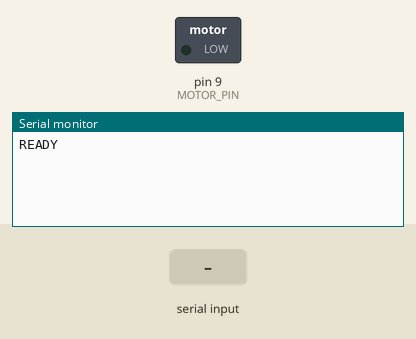
This sketch was run on a simulated Arduino Uno, built with avr-gcc and run on an emulated ATmega328P. On the bench: switched loads named in the sketch (green lamp = pin HIGH), the last lines printed to the serial monitor. The test bench sets the inputs (shaded band).

Above: at 1.2 s.
1.3 s: "PING\n" received over Serial
At 2.5 s:
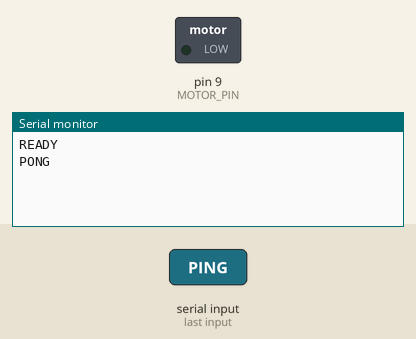
2.8 s: "STOP\n" received over Serial
At 3.7 s:
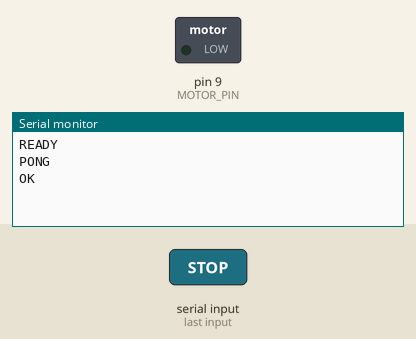
4.3 s: "90,45\n" received over Serial
At 4.9 s:
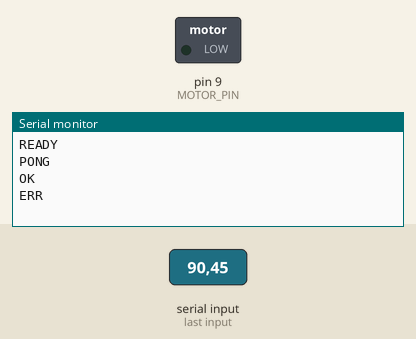

The sketch:

haptics_firmware.ino
```cpp
/*
 * Neural Bridge haptics firmware
 * --------------------------------
 * Reference controller for the serial driver in hardware/nb_haptics.
 *
 * Protocol (115200 baud, newline terminated):
 *   PULSE <intensity 0.00-1.00> <duration_ms 10-2000>  -> OK
 *   STOP                                               -> OK
 *   PING                                               -> PONG
 *
 * WIRING / SAFETY
 * ---------------
 * Never drive a vibration motor directly from a microcontroller pin.
 * Use a MOSFET or a motor driver module, a flyback diode across the motor,
 * a separate motor supply, and a common ground with the microcontroller.
 * Check the motor's rated voltage/current before connecting it.
 *
 * This sketch is for a DC eccentric-rotating-mass (ERM) motor driven by PWM.
 * A linear resonant actuator (LRA) needs an AC/LRA driver, not a simple
 * analogWrite; adapt the output stage accordingly.
 *
 * Pin 9 is a PWM pin on an Arduino Uno/Nano. On an ESP32/ESP8266, choose a
 * safe PWM-capable pin for your board and update MOTOR_PIN.
 */

#include <Arduino.h>
#include <math.h>

const uint8_t MOTOR_PIN = 9;
const unsigned long MIN_PULSE_MS = 10;
const unsigned long MAX_PULSE_MS = 2000;

char lineBuffer[96];
size_t lineLength = 0;

bool pulseActive = false;
unsigned long pulseEndsAt = 0;

void stopMotor() {
  analogWrite(MOTOR_PIN, 0);
  pulseActive = false;
  pulseEndsAt = 0;
}

void handleLine(char *line) {
  if (strcmp(line, "PING") == 0) {
    Serial.println("PONG");
    return;
  }

  if (strcmp(line, "STOP") == 0) {
    stopMotor();
    Serial.println("OK");
    return;
  }

  float intensity = 0.0;
  int durationMs = 0;
  if (sscanf(line, "PULSE %f %d", &intensity, &durationMs) != 2) {
    Serial.println("ERR");
    return;
  }
  if (!isfinite(intensity) || durationMs <= 0) {
    Serial.println("ERR");
    return;
  }

  // Clamp defensively. The Python bridge and backend already validate, but a
  // serial line can be corrupted or sent by another tool.
  if (intensity < 0.0) intensity = 0.0;
  if (intensity > 1.0) intensity = 1.0;
  if ((unsigned long)durationMs < MIN_PULSE_MS) durationMs = MIN_PULSE_MS;
  if ((unsigned long)durationMs > MAX_PULSE_MS) durationMs = MAX_PULSE_MS;

  int pwm = (int)(intensity * 255.0 + 0.5);
  analogWrite(MOTOR_PIN, pwm);
  pulseEndsAt = millis() + (unsigned long)durationMs;
  pulseActive = true;
  Serial.println("OK");
}

void setup() {
  pinMode(MOTOR_PIN, OUTPUT);
  digitalWrite(MOTOR_PIN, LOW);
  Serial.begin(115200);
  Serial.println("READY");
}

void loop() {
  // Drain serial input even while a pulse is active so a stop command is not
  // stuck behind a long pulse.
  while (Serial.available() > 0) {
    char incoming = (char)Serial.read();
    if (incoming == '\n') {
      lineBuffer[lineLength] = '\0';
      if (lineLength > 0) handleLine(lineBuffer);
      lineLength = 0;
    } else if (incoming != '\r' && lineLength < sizeof(lineBuffer) - 1) {
      lineBuffer[lineLength++] = incoming;
    }
  }

  if (pulseActive && (long)(millis() - pulseEndsAt) >= 0) {
    stopMotor();
  }
}
```

Measured:
- after the input at 1.3 s, the serial monitor: prints a new line at once (image 1)
- after the input at 2.8 s, the serial monitor: prints a new line at once (image 2)
- after the input at 4.3 s, the serial monitor: prints a new line at once (image 3)
